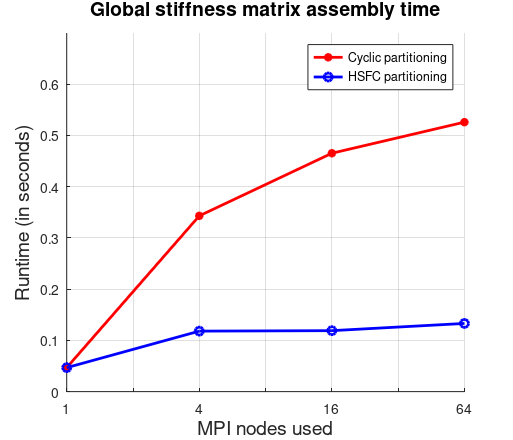
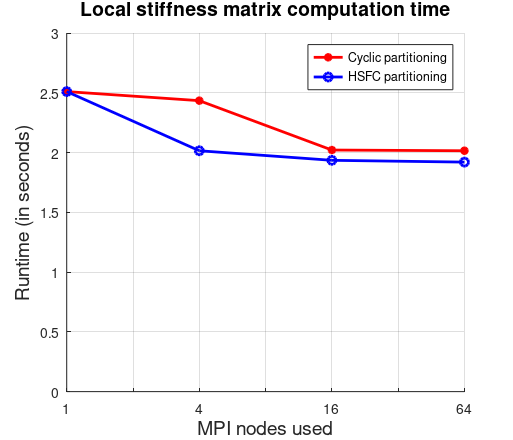
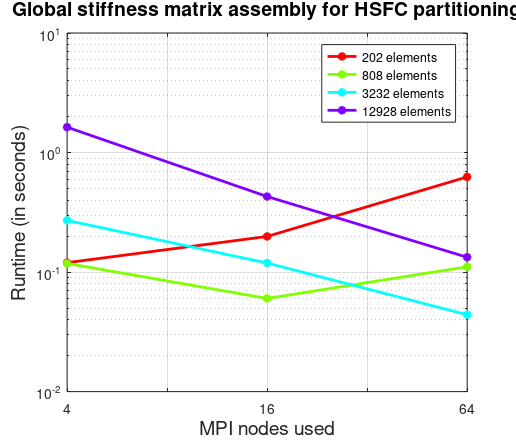
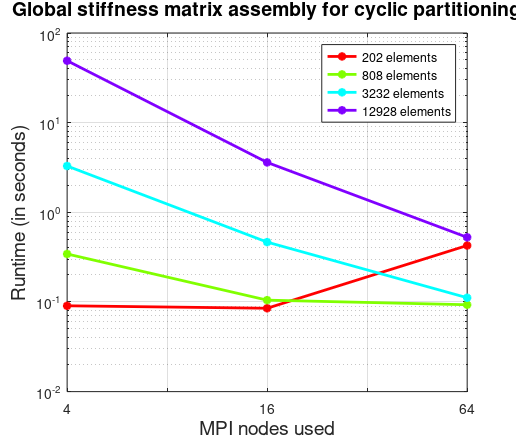

Write MATLAB code to recreate these figures, in order.
close all
clear
load hsfcMats
load cyclicMats
cyclic_assemble = [hsfc_assemble(:,1) cyclic_assemble];
cyclic_local = [hsfc_local(:,1) cyclic_local];
cyclic_solve = [hsfc_solve(:,1) cyclic_solve];

%% weak scaling plots
figure;hold on
plot(1:length(numMpiProcs),diag(cyclic_assemble),'r*-','linewidth',2)
plot(1:length(numMpiProcs),diag(hsfc_assemble),'bo-','linewidth',2)
legend('Cyclic partitioning','HSFC partitioning')
ylim([0,.7])
title('Global stiffness matrix assembly time','fontsize',14)
%set(gca,'XtickLabel',['4^0';'4^1';'4^2';'4^3'])
xtickVec =['1 ';'  ';' 4';'  ';'16';'  ';'64'];
set(gca,'XTickLabel',xtickVec)
xlabel('MPI nodes used','fontsize',14)
ylabel('Runtime (in seconds)','fontsize',14)
grid on

figure;hold on
plot(1:length(numMpiProcs),diag(cyclic_local),'r*-','linewidth',2)
plot(1:length(numMpiProcs),diag(hsfc_local),'bo-','linewidth',2)
legend('Cyclic partitioning','HSFC partitioning')
ylim([0,ceil(max(diag(cyclic_local)))])
title('Local stiffness matrix computation time','fontsize',14)
%set(gca,'XTick',numMpiProcs)
set(gca,'XTickLabel',xtickVec)
xlabel('MPI nodes used','fontsize',14)
ylabel('Runtime (in seconds)','fontsize',14)

grid on

%% strong scaling plots
numInitElems = 202; % from data file
figure(3);
figure(4);

figure(5);
figure(6);

cmat = hsv(4);
for numUnifRefs = 0:3
    figure(3)
    semilogy(1:3,hsfc_assemble(numUnifRefs+1,(2:end)),'*-','color',cmat(numUnifRefs+1,:),'linewidth',2);
    hold on
    figure(4)
    semilogy(1:3,cyclic_assemble(numUnifRefs+1,(2:end)),'*-','color',cmat(numUnifRefs+1,:),'linewidth',2);
    hold on
    figure(5)
    semilogy(1:3,hsfc_local(numUnifRefs+1,(2:end)),'*-','color',cmat(numUnifRefs+1,:),'linewidth',2);
    hold on
    figure(6)
    semilogy(1:3,cyclic_local(numUnifRefs+1,(2:end)),'*-','color',cmat(numUnifRefs+1,:),'linewidth',2);
    hold on
end
xtickVec =[' 4';'  ';'16';'  ';'64';'  '];
xticks =1:.5:3;
figure(3)
legend('202 elements','808 elements','3232 elements','12928 elements')
title('Global stiffness matrix assembly for HSFC partitioning','fontsize',14)
set(gca,'XTick',xticks)
set(gca,'XTickLabel',xtickVec)
xlabel('MPI nodes used','fontsize',14)
ylabel('Runtime (in seconds)','fontsize',14)
grid on

figure(4)
legend('202 elements','808 elements','3232 elements','12928 elements')
title('Global stiffness matrix assembly for cyclic partitioning','fontsize',14)
set(gca,'XTick',xticks)
set(gca,'XTickLabel',xtickVec)
xlabel('MPI nodes used','fontsize',14)
ylabel('Runtime (in seconds)','fontsize',14)
grid on

figure(5)
legend('202 elements','808 elements','3232 elements','12928 elements')
title('Local stiffness matrix computation for HSFC partitioning','fontsize',14)
set(gca,'XTick',xticks)
set(gca,'XTickLabel',xtickVec)
xlabel('MPI nodes used','fontsize',14)
ylabel('Runtime (in seconds)','fontsize',14)
grid on

figure(6)
legend('202 elements','808 elements','3232 elements','12928 elements')
title('Local stiffness matrix computation for cyclic partitioning','fontsize',14)
set(gca,'XTick',xticks)
set(gca,'XTickLabel',xtickVec)
xlabel('MPI nodes used','fontsize',14)
ylabel('Runtime (in seconds)','fontsize',14)
grid on

%% bar graphs
numDofs = [13343 52137 206081 819393];
for i=1:4
    leftover = hsfc_wall_time(i,:) - hsfc_local(i,:) - hsfc_assemble(i,:) - hsfc_solve(i,:);
    barMat = [hsfc_local(i,:)' hsfc_assemble(i,:)' hsfc_solve(i,:)' leftover'];
    figure(7+i-1)
    bar(barMat,'stacked')
    legend('Local stiffness matrix computation', 'Global stiffness matrix assembly','Solve','Other')
    title(['Time spent solving on ' num2str(202*4^(i-1)) ' elements, ' num2str(numDofs(i)) ' dofs'],'fontsize',14)
    set(gca,'XTick',1:4)
    set(gca,'XTickLabel',[' 1';' 4';'16';'64'])
    xlabel('MPI nodes used','fontsize',14)
    ylabel('Runtime (in seconds)','fontsize',14)
end

keyboard % put in debug mode, adjust figures here if necessary, then dbcont to continue to end

nameVector{1} = 'weakScalingAssembly.pdf'
nameVector{2} = 'weakScalingLocal.pdf'
nameVector{3} = 'hsfcStrongScalingAssembly.pdf'
nameVector{4} = 'cyclicStrongScalingAssembly.pdf'
nameVector{5} = 'hsfcStrongScalingLocal.pdf'
nameVector{6} = 'cyclicStrongScalingLocal.pdf'

nameVector{7} = 'bar_ref0.pdf'
nameVector{8} = 'bar_ref1.pdf'
nameVector{9} = 'bar_ref2.pdf'
nameVector{10} = 'bar_ref3.pdf'

for i = 1:10 %number of figures    
    h = figure(i);
    set(gca,'units','centimeters')
    pos = get(gca,'Position');
    ti = get(gca,'TightInset')+.5; % .5 just makes it look better
    set(gcf, 'PaperUnits','centimeters');
    set(gcf, 'PaperSize', [pos(3)+ti(1)+ti(3) pos(4)+ti(2)+ti(4)]);
    set(gcf, 'PaperPositionMode', 'manual');
    set(gcf, 'PaperPosition',[0 0 pos(3)+ti(1)+ti(3) pos(4)+ti(2)+ti(4)]);
    print(h,['scalingFigs/' nameVector{i}],'-dpdf')
end

close all
clear